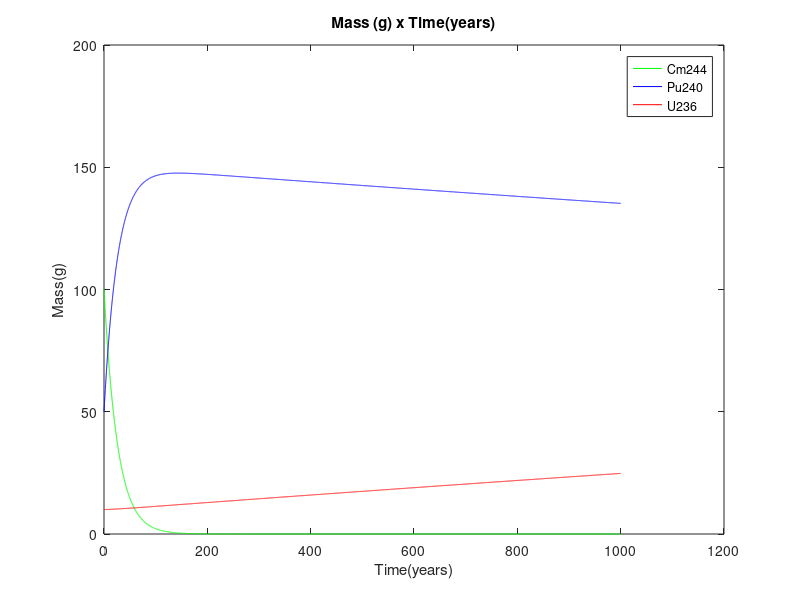

Here is the MATLAB script that generated this plot:
HalfLifeCm244 = 18.1; %in years
HalfLifePu240 = 6.564e+3; %in years
HalfLifeU236 = 23.42e+6; %in years

tfinal = 1000; %final time in years
h=0.1 %in years
    
N.Cm244 = zeros((tfinal/h)+1,1);
N.Pu240 = zeros((tfinal/h)+1,1);
N.U236 = zeros((tfinal/h)+1,1);
t = zeros((tfinal/h)+1,1);

N.Cm244(1) = 100; %initial concentration in grams
N.Pu240(1) = 50; %initial concentration in grams
N.U236(1) = 10; %initial concentration in grams
t(1) = 0; % initial time

    for i=0:1:((tfinal/h)-1) %RUNGE-KUTTA
    
        %K1 FACTOR
        K11 = (-((log(2)/HalfLifeCm244)*N.Cm244(i+1)));
        K12 = (-((log(2)/HalfLifePu240)*N.Pu240(i+1))+((log(2)/HalfLifeCm244)*N.Cm244(i+1)));
        K13 = (-((log(2)/HalfLifeU236)*N.U236(i+1))+((log(2)/HalfLifePu240)*N.Pu240(i+1)));
    
        %K2 FACTOR
        K21 = (-((log(2)/HalfLifeCm244)*(N.Cm244(i+1)+((h/2)*K11))));
        K22 = (-((log(2)/HalfLifePu240)*(N.Pu240(i+1)+((h/2)*K12)))+((log(2)/HalfLifeCm244)*(N.Cm244(i+1)+((h/2)*K11))));
        K23 = (-((log(2)/HalfLifeU236)*(N.U236(i+1)+((h/2)*K13)))+((log(2)/HalfLifePu240)*(N.Pu240(i+1)+((h/2)*K12))));
    
        %K3 FACTOR
        K31 = (-((log(2)/HalfLifeCm244)*(N.Cm244(i+1)+((h/2)*K21))));
        K32 = (-((log(2)/HalfLifePu240)*(N.Pu240(i+1)+((h/2)*K22)))+((log(2)/HalfLifeCm244)*(N.Cm244(i+1)+((h/2)*K21))));
        K33 = (-((log(2)/HalfLifeU236)*(N.U236(i+1)+((h/2)*K23)))+((log(2)/HalfLifePu240)*(N.Pu240(i+1)+((h/2)*K22))));
        
        %K4 FACTOR
        K41 = (-((log(2)/HalfLifeCm244)*(N.Cm244(i+1)+K31*h)));
        K42 = (-((log(2)/HalfLifePu240)*(N.Pu240(i+1)+K32*h))+((log(2)/HalfLifeCm244)*(N.Cm244(i+1)+K31*h)));
        K43 = (-((log(2)/HalfLifeU236)*(N.U236(i+1)+K33*h))+((log(2)/HalfLifePu240)*(N.Pu240(i+1)+K32*h)));
        
        %N(i+1)
        N.Cm244(i+2) = N.Cm244(i+1)+((h/6)*(K11+(2*K21)+(2*K31)+K41));
        N.Pu240(i+2) = N.Pu240(i+1)+((h/6)*(K12+(2*K22)+(2*K32)+K42));
        N.U236(i+2) = N.U236(i+1)+((h/6)*(K13+(2*K23)+(2*K33)+K43));
    
    
        t(i+2)= t(i+1)+h;
    end

%PLOTTING
plot(t,N.Cm244,'g',t,N.Pu240,'b',t,N.U236,'r');
title('Mass (g) x Time(years)');
xlabel('Time(years)');
ylabel('Mass(g)');
legend('Cm244','Pu240','U236');